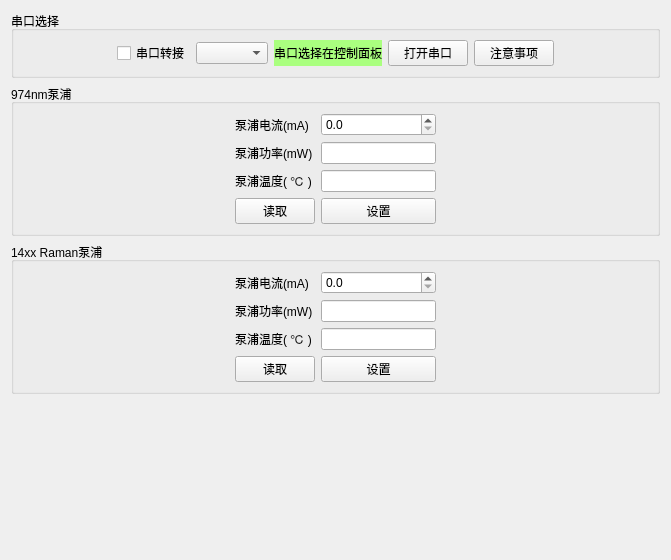
      <widget class="QWidget" name="tab_raman">
       <attribute name="icon">
        <iconset resource="images.qrc">
         <normaloff>:/icon/放大.png</normaloff>:/icon/放大.png</iconset>
       </attribute>
       <attribute name="title">
        <string>拉曼</string>
       </attribute>
       <layout class="QGridLayout" name="gridLayout_16">
        <item row="0" column="0">
         <widget class="QGroupBox" name="groupBox_13">
          <property name="title">
           <string>串口选择</string>
          </property>
          <layout class="QHBoxLayout" name="horizontalLayout_11" stretch="1,0,0,0,0,0,1">
           <item>
            <spacer name="horizontalSpacer_34">
             <property name="orientation">
              <enum>Qt::Horizontal</enum>
             </property>
             <property name="sizeHint" stdset="0">
              <size>
               <width>40</width>
               <height>20</height>
              </size>
             </property>
            </spacer>
           </item>
           <item>
            <widget class="QCheckBox" name="checkBox">
             <property name="text">
              <string>串口转接</string>
             </property>
            </widget>
           </item>
           <item>
            <widget class="QComboBox" name="comboBox_com_6"/>
           </item>
           <item>
            <widget class="QLabel" name="label_raman_tips">
             <property name="styleSheet">
              <string notr="true">background-color: rgb(170, 255, 127);</string>
             </property>
             <property name="text">
              <string>串口选择在控制面板</string>
             </property>
            </widget>
           </item>
           <item>
            <widget class="QPushButton" name="pushButton_changer_6">
             <property name="styleSheet">
              <string notr="true"/>
             </property>
             <property name="text">
              <string>打开串口</string>
             </property>
            </widget>
           </item>
           <item>
            <widget class="QPushButton" name="pushButton_2">
             <property name="text">
              <string>注意事项</string>
             </property>
            </widget>
           </item>
           <item>
            <spacer name="horizontalSpacer_12">
             <property name="orientation">
              <enum>Qt::Horizontal</enum>
             </property>
             <property name="sizeHint" stdset="0">
              <size>
               <width>148</width>
               <height>20</height>
              </size>
             </property>
            </spacer>
           </item>
          </layout>
         </widget>
        </item>
        <item row="1" column="0">
         <widget class="QGroupBox" name="groupBox_14">
          <property name="title">
           <string>974nm泵浦</string>
          </property>
          <layout class="QHBoxLayout" name="horizontalLayout_12" stretch="1,0,1">
           <item>
            <spacer name="horizontalSpacer_26">
             <property name="orientation">
              <enum>Qt::Horizontal</enum>
             </property>
             <property name="sizeHint" stdset="0">
              <size>
               <width>40</width>
               <height>20</height>
              </size>
             </property>
            </spacer>
           </item>
           <item>
            <layout class="QGridLayout" name="gridLayout_4">
             <item row="0" column="0">
              <widget class="QLabel" name="label_13">
               <property name="text">
                <string>泵浦电流(mA)</string>
               </property>
              </widget>
             </item>
             <item row="0" column="1">
              <widget class="QDoubleSpinBox" name="doubleSpinBox_current_3">
               <property name="minimumSize">
                <size>
                 <width>113</width>
                 <height>0</height>
                </size>
               </property>
               <property name="decimals">
                <number>1</number>
               </property>
               <property name="maximum">
                <double>1000.000000000000000</double>
               </property>
              </widget>
             </item>
             <item row="2" column="1">
              <widget class="QLineEdit" name="lineEdit_temper_3">
               <property name="minimumSize">
                <size>
                 <width>113</width>
                 <height>0</height>
                </size>
               </property>
               <property name="readOnly">
                <bool>true</bool>
               </property>
              </widget>
             </item>
             <item row="1" column="1">
              <widget class="QLineEdit" name="lineEdit_power_2">
               <property name="minimumSize">
                <size>
                 <width>115</width>
                 <height>0</height>
                </size>
               </property>
               <property name="readOnly">
                <bool>true</bool>
               </property>
              </widget>
             </item>
             <item row="1" column="0">
              <widget class="QLabel" name="label_14">
               <property name="text">
                <string>泵浦功率(mW)</string>
               </property>
              </widget>
             </item>
             <item row="2" column="0">
              <widget class="QLabel" name="label_15">
               <property name="text">
                <string>泵浦温度( ℃ )</string>
               </property>
              </widget>
             </item>
             <item row="3" column="1">
              <widget class="QPushButton" name="pushButton_set_4">
               <property name="text">
                <string>设置</string>
               </property>
              </widget>
             </item>
             <item row="3" column="0">
              <widget class="QPushButton" name="pushButton_read_3">
               <property name="text">
                <string>读取</string>
               </property>
              </widget>
             </item>
            </layout>
           </item>
           <item>
            <spacer name="horizontalSpacer_13">
             <property name="orientation">
              <enum>Qt::Horizontal</enum>
             </property>
             <property name="sizeHint" stdset="0">
              <size>
               <width>100</width>
               <height>20</height>
              </size>
             </property>
            </spacer>
           </item>
          </layout>
         </widget>
        </item>
        <item row="2" column="0">
         <widget class="QGroupBox" name="groupBox_15">
          <property name="title">
           <string>14xx Raman泵浦</string>
          </property>
          <layout class="QHBoxLayout" name="horizontalLayout_13" stretch="1,0,1">
           <item>
            <spacer name="horizontalSpacer_27">
             <property name="orientation">
              <enum>Qt::Horizontal</enum>
             </property>
             <property name="sizeHint" stdset="0">
              <size>
               <width>40</width>
               <height>20</height>
              </size>
             </property>
            </spacer>
           </item>
           <item>
            <layout class="QGridLayout" name="gridLayout_5">
             <item row="0" column="0">
              <widget class="QLabel" name="label_16">
               <property name="text">
                <string>泵浦电流(mA)</string>
               </property>
              </widget>
             </item>
             <item row="0" column="1">
              <widget class="QDoubleSpinBox" name="doubleSpinBox_current_4">
               <property name="minimumSize">
                <size>
                 <width>113</width>
                 <height>0</height>
                </size>
               </property>
               <property name="decimals">
                <number>1</number>
               </property>
               <property name="maximum">
                <double>1500.000000000000000</double>
               </property>
              </widget>
             </item>
             <item row="1" column="0">
              <widget class="QLabel" name="label_17">
               <property name="text">
                <string>泵浦功率(mW)</string>
               </property>
              </widget>
             </item>
             <item row="1" column="1">
              <widget class="QLineEdit" name="lineEdit_power_3">
               <property name="minimumSize">
                <size>
                 <width>115</width>
                 <height>0</height>
                </size>
               </property>
               <property name="readOnly">
                <bool>true</bool>
               </property>
              </widget>
             </item>
             <item row="2" column="0">
              <widget class="QLabel" name="label_18">
               <property name="text">
                <string>泵浦温度( ℃ )</string>
               </property>
              </widget>
             </item>
             <item row="2" column="1">
              <widget class="QLineEdit" name="lineEdit_temper_4">
               <property name="minimumSize">
                <size>
                 <width>113</width>
                 <height>0</height>
                </size>
               </property>
               <property name="readOnly">
                <bool>true</bool>
               </property>
              </widget>
             </item>
             <item row="3" column="0">
              <widget class="QPushButton" name="pushButton_read_4">
               <property name="text">
                <string>读取</string>
               </property>
              </widget>
             </item>
             <item row="3" column="1">
              <widget class="QPushButton" name="pushButton_set_5">
               <property name="text">
                <string>设置</string>
               </property>
              </widget>
             </item>
            </layout>
           </item>
           <item>
            <spacer name="horizontalSpacer_14">
             <property name="orientation">
              <enum>Qt::Horizontal</enum>
             </property>
             <property name="sizeHint" stdset="0">
              <size>
               <width>100</width>
               <height>20</height>
              </size>
             </property>
            </spacer>
           </item>
          </layout>
         </widget>
        </item>
        <item row="3" column="0">
         <spacer name="verticalSpacer_5">
          <property name="orientation">
           <enum>Qt::Vertical</enum>
          </property>
          <property name="sizeHint" stdset="0">
           <size>
            <width>20</width>
            <height>155</height>
           </size>
          </property>
         </spacer>
        </item>
       </layout>
      </widget>
